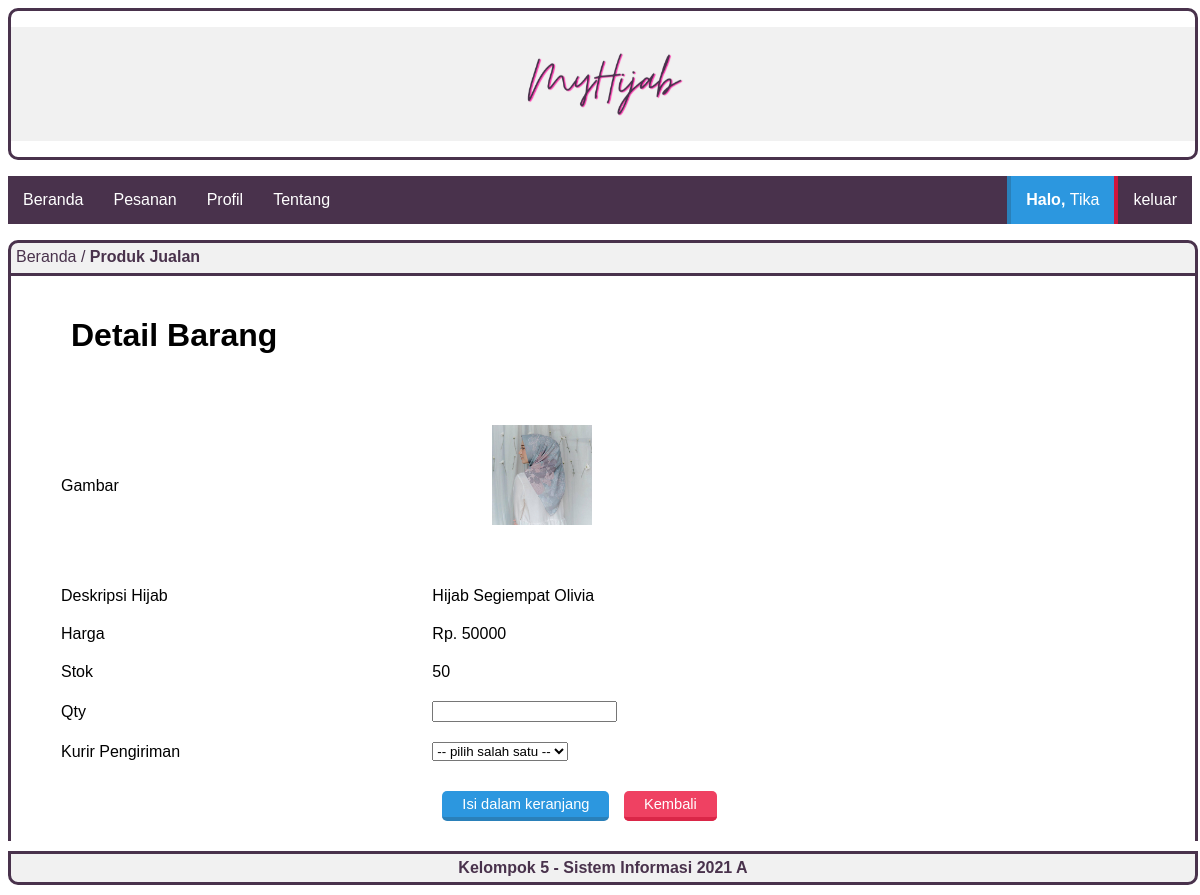
Screenshot of /index.php?page=belanja_detail&id=1&st=50 (signed in) with the database file from the repository.
### tables this page shows
CREATE TABLE `tbl_barang` (
  `id_barang` int(100) NOT NULL,
  `deskripsi` varchar(100) NOT NULL,
  `harga` int(20) NOT NULL,
  `stok` int(5) NOT NULL,
  `nama_image` varchar(50) NOT NULL,
  `type_image` varchar(50) NOT NULL,
  `size_image` bigint(20) NOT NULL
);

### page/user/belanja_detail.php (the view, shortened to what this page needs)
<div class="box-title">
    <p>Beranda / <b>Produk Jualan</b></p>
</div>
<div id="box">
<?php
  include "lib/koneksi.php";
    $id = $_GET['id'];
    $sisa = $_GET['st'];
    $result = $conn->prepare("SELECT * FROM tbl_barang WHERE id_barang =:id");
    $result->bindparam(':id', $id);
    $result->execute();
    $row=$result->fetch(PDO::FETCH_OBJ);
 ?>
<h1>Detail Barang</h1>
<form name="belanja" method="post" action="?page=belanja_detailpro" enctype="multipart/form-data">
  <table class="article">
    <tr>
      <td>Gambar</td>
      <td>
        <img src="img/hijab/<?php echo $row->nama_image ?>" width="100"><br><br>
      </td>
    </tr>
    <tr>
      <td>Deskripsi Hijab</td>
      <td>
        <?php echo $row->deskripsi ?>
      </td>
    </tr>
    <tr>
      <td>Harga</td>
      <td>
        <?php echo "Rp. ".$row->harga ?>
      </td>
    </tr>
    <tr>
      <td>Stok</td>
      <td>
        <?php echo $sisa ?>
      </td>
    </tr>
    <tr>
      <td>Qty</td>
      <td>
        <input type="number" name="qty" min="1">
      </td>
    </tr>
    <tr>
      <td>Kurir Pengiriman</td>
      <td>
        <select name="kurir">
          <option>-- pilih salah satu --</option>
        </select>
      </td>
    </tr>
    <tr>
      <td></td>
      <td>
        <input class="tombol-biru" type="submit" name="belanja" value="Isi dalam keranjang">
        <a class="tombol-merah" href="?page=beranda">Kembali</a>
      </td>
    </tr>
  </table>
</form>
</div>

### style.css (style rules this page uses)
.box-title { background: #F1F1F1; width: 100%; height: 30px; margin: auto; border: 3px solid #49324C; border-radius: 10px 10px 0px 0px; }
.box-title p { color: #49324C; margin: 5px 5px; font-family: sans-serif; }
#box { border-bottom: 0px; border-left: 3px solid #49324C; border-right: 3px solid #49324C; width: 100%; margin: auto; min-height: 200px; overflow: hidden; }
table.article { border-collapse: collapse; border: 0px; width: 100%; }
.article td { border: 0px; padding: 10px; }
#box p,h1,h2,table,tr,td,img { font-family: sans-serif; padding: 20px; text-align: justify; margin-right: 40px; margin-left: 40px; }
.tombol-biru { background:#2C97DF; color:white; border-top:0; border-left:0; border-right:0; border-bottom:4px solid #2A80B9; border-radius: 5px; padding:5px 20px; text-decoration:none; font-family:sans-serif; font-size:11pt; margin:10px; }
.tombol-merah { background:#ef4162; color:white; border-top:0; border-left:0; border-right:0; border-bottom:4px solid #da2648; border-radius: 5px; padding:5px 20px; text-decoration:none; font-family:sans-serif; font-size:11pt; }

### rows the page displays
tbl_barang: nama_image (picture), deskripsi "Hijab Segiempat Olivia", harga "50000"

### other values shown
$user "Tika"
$sisa "50"
